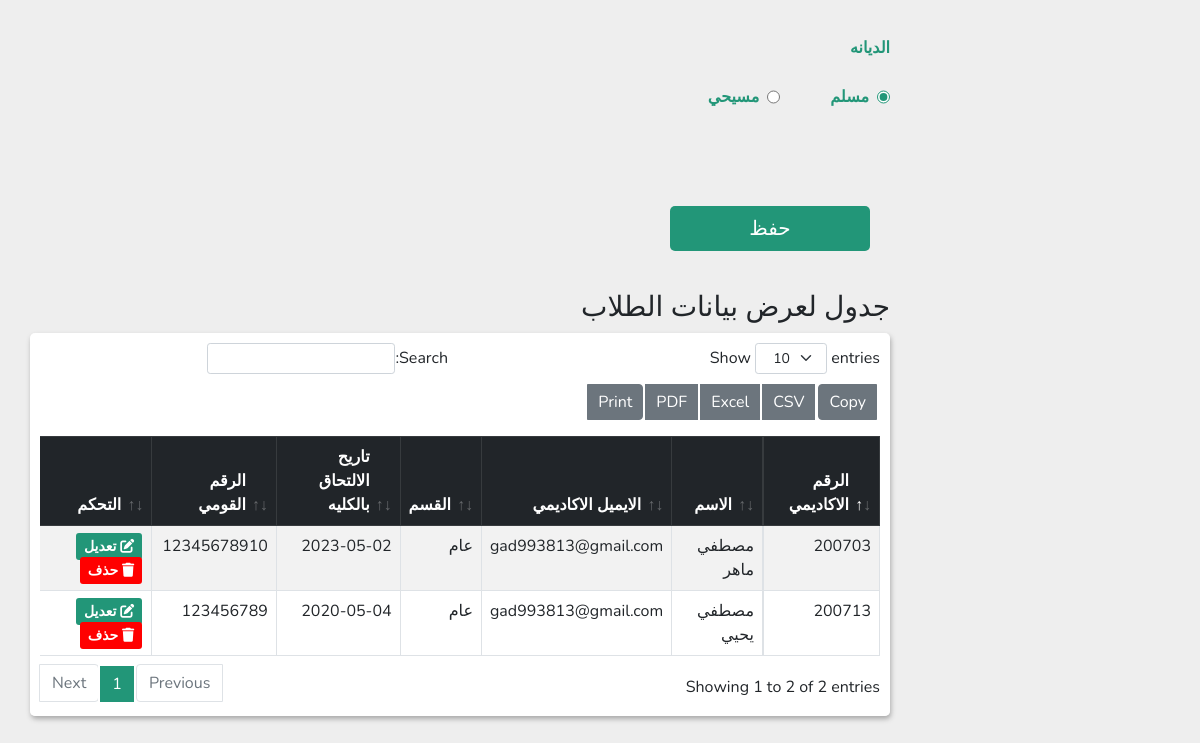
/Admins/AddStudent.php (signed in, lower part), run on an earlier commit of the app's database.
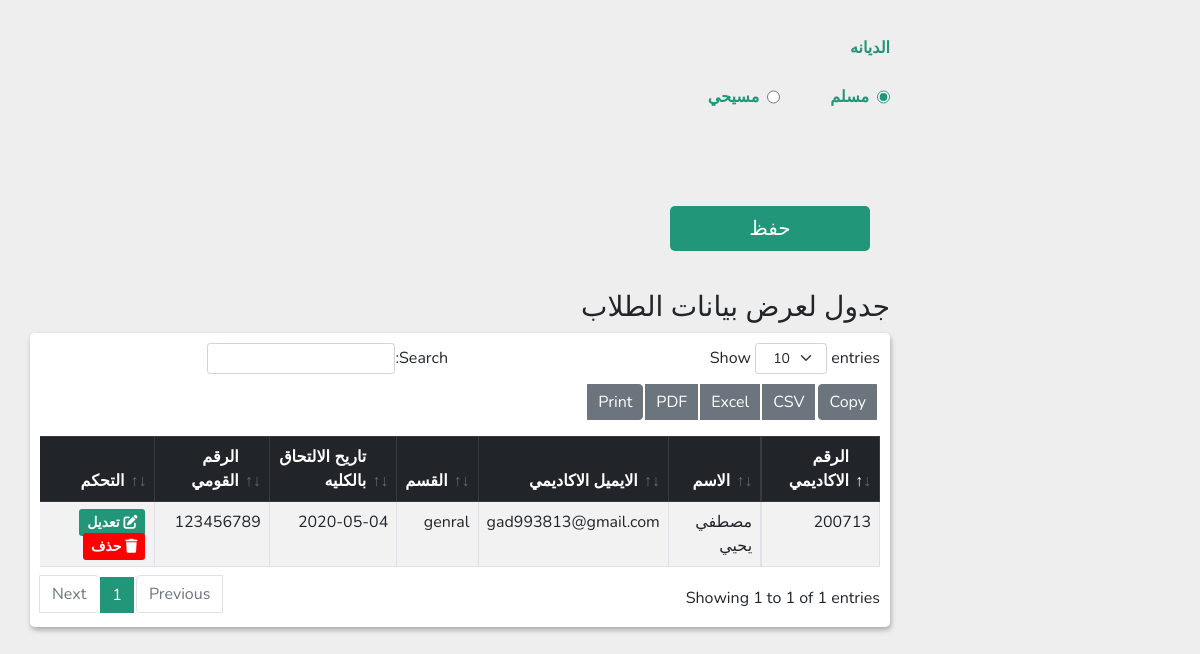
And on a later commit of the database.
### tables this page shows
CREATE TABLE `student` (
  `St_ID` int(30) NOT NULL,
  `Password` varchar(100) NOT NULL,
  `Image` varchar(100) NOT NULL DEFAULT 'profile.jpg',
  `Full_Name` varchar(100) DEFAULT NULL,
  `Gender` varchar(100) DEFAULT NULL,
  `Nationality` varchar(100) DEFAULT 'مصري',
  `Religion` varchar(100) DEFAULT NULL,
  `Address` varchar(100) DEFAULT NULL,
  `Date_Birth` date DEFAULT NULL,
  `National_ID` varchar(30) DEFAULT NULL,
  `Phone_Number` varchar(30) DEFAULT NULL,
  `Academic_Email` varchar(100) DEFAULT NULL,
  `School` varchar(100) DEFAULT NULL,
  `Qualification` varchar(100) DEFAULT 'ثانوي عام',
  `Total_Degree` double DEFAULT NULL,
  `Average` float DEFAULT NULL,
  `Date_Coordination` date DEFAULT NULL,
  `Number_Coordination` varchar(100) DEFAULT NULL,
  `Faculty` varchar(100) DEFAULT 'الحاسبات والمعلومات',
  `University` varchar(100) DEFAULT 'المنوفيه',
  `Department` varchar(100) DEFAULT 'عام',
  `Joining_Date` date DEFAULT NULL,
  `Job` varchar(100) NOT NULL DEFAULT 'طالب'
);

### Admins/AddStudent.php (the view, shortened to what this page needs)
<!DOCTYPE html>
<html lang="ar" dir="rtl">
<head>
    <link rel="stylesheet" href="../CssComponent/bootstrap.min.css">
    <link rel="stylesheet" href="../CssComponent/datatables.min.css">
    <link rel="stylesheet" href="../CssComponent/all.min.css">
    <link rel="stylesheet" href="../CssComponent/AddData.css">
    <link rel="stylesheet" href="../CssComponent/Table.css">
    <link rel="stylesheet" href="../CssComponent/Dashboard.css">
</head>
<body>
    <section class="section">
        <?php include_once "../Components/NavBar.php"; ?>
        <div class="container">
            <form action="" method="POST" enctype="multipart/form-data">
                <div class="oneuser">
                    <div class="allinput">
                        <div class="input-filed">
                        </div>
                        <div class="input-filed">
                            <div class="gender">
                                <div class="male">
                                </div>
                                <div class="female">
                                </div>
                            </div>
                        </div>
                        <div class="input-filed">
                            <label for="religion">الديانه</label>
                            <div class="religion">
                                <div class="mos">
                                    <input type="radio" name="religion" id="mos" checked value="مسلم">
                                    <label for="mos">مسلم</label>
                                </div>
                                <div class="mec">
                                    <input type="radio" name="religion" id="mec" value="مسيحي">
                                    <label for="mec">مسيحي</label>
                                </div>
                            </div>
                        </div>
                    </div>
                </div>
                <div class="save">
                    <input type="submit" value="حفظ" name="submit">
                </div>
            </form>
            <div class="row">
                <h3 class="titleTabel">جدول لعرض بيانات الطلاب</h3>
                <div class="col-12">
                    <div class="data_table">
                        <table id="example" class="table table-striped table-bordered">
                            <thead class="table-dark">
                                <th class="th_text">الرقم الاكاديمي</th>
                                <th class="th_text">الاسم</th>
                                <th class="th_text">الايميل الاكاديمي</th>
                                <th class="th_text">القسم</th>
                                <th class="th_text">تاريح الالتحاق بالكليه</th>
                                <th class="th_text">الرقم القومي</th>
                                <th class="th_text">التحكم</th>
                            </thead>
                            <tbody class="table-content">
                                <?php
                                $all_admins = $con->query("SELECT * FROM `student`");
                                $all_admins = $all_admins->fetchAll(PDO::FETCH_ASSOC);
                                if (!empty($all_admins)) {
                                    foreach ($all_admins as $user) {
                                ?>
                                        <tr>
                                            <td><?php echo $user['St_ID'] ?></td>
                                            <td><?php echo $user['Full_Name'] ?></td>
                                            <td><?php echo $user['Academic_Email'] ?></td>
                                            <td><?php echo $user['Department'] ?></td>
                                            <td><?php echo $user['Joining_Date'] ?></td>
                                            <td><?php echo $user['National_ID'] ?></td>
                                            <td class="flex-btn">
                                                <button><a class="update" href="update_student.php?update=<?php echo $user['St_ID'] ?>" class="delete-btn"><i class="fa-solid fa-edit"></i> تعديل</a> </button>
                                                <button> <a class="delete" href="AddStudent.php?delete=<?php echo $user['St_ID'] ?>" class="delete-btn" onclick="return confirm('Are you soure Delete this user ?');"><i class="fa-solid fa-trash"></i> حذف</a> </button>
                                            </td>
                                        </tr>
                                <?php
                                    }
                                } else {
                                    echo '<p class="empty">no Admin available</p>';
                                }
                                ?>
                            </tbody>
                        </table>
                    </div>
                </div>
            </div>
        </div>
    </section>
</body>
</html>

What changed in the data, as far as the page shows it:
removed student: St_ID "200703", Full_Name "مصطفي ماهر", Academic_Email "gad993813@gmail.com", Department "عام", Joining_Date "2023-05-02", National_ID "12345678910"
changed student "مصطفي يحيي": Department "عام" → "genral"
Also different on the page:
text written by a page script: "Show entries Copy CSV Excel PDF Print Search: Showing 1 to 2 of 2 entries Previous 1 Next" → "Show entries Copy CSV Excel PDF Print Search: Showing 1 to 1 of 1 entries Previous 1 Next"
